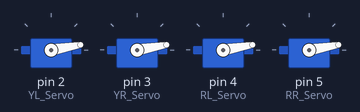
This sketch was run on a simulated Arduino Uno, built with avr-gcc and run on an emulated ATmega328P. Shown: 4 × servo.

Above: at 0.1 s.
At 3.1 s:
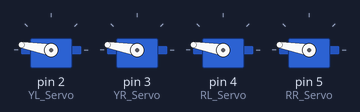
At 6.1 s:
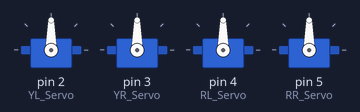
Timing chart, 0 to 7.6 s (numbered marks = the images above):
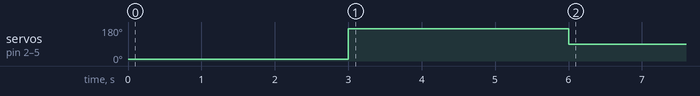

Measured:
- by itself, servo on pin 2 (YL_Servo), servo on pin 3 (YR_Servo), servo on pin 4 (RL_Servo), servo on pin 5 (RR_Servo): 10° → 170° at 3.0 s, → 90° 3.0 s later

The sketch:

Norn_footaligned.ino
```cpp
//-- CC BY Norman
//-- Setup code to detect servo angle movement, and find ZERO position for assembly
//-------------------------------------------------------------------------------------------
#include <Servo.h>

//-- First Step: Configure the Servo Pin
/*
                -----------------------
                |                     |
                |       O      O      |
                |                     |
                |---------------------|
        YR 3 ==>|                     | <== YL 2
                -----------------------
                     [  ]      [  ]
                     [  ]      [  ]
          RR 5 ==>{^^^^^^]    [^^^^^^]  ==> RL 4
                  [[[[[[[]    []]]]]]]

 */

Servo YL_Servo;
Servo YR_Servo;
Servo RL_Servo;
Servo RR_Servo;

int minimum = 10;
int maximum = 170;

void setup() {
  YL_Servo.attach(2);
  YR_Servo.attach(3);
  RL_Servo.attach(4);
  RR_Servo.attach(5);

  YL_Servo.write(minimum);
  YR_Servo.write(minimum);
  RL_Servo.write(minimum);
  RR_Servo.write(minimum);
  delay(3000);

  YL_Servo.write(maximum);
  YR_Servo.write(maximum);
  RL_Servo.write(maximum);
  RR_Servo.write(maximum);
  delay(3000);
}

void loop() {
  // put your main code here, to run repeatedly:
  YL_Servo.write(90);
  YR_Servo.write(90);
  RL_Servo.write(90);
  RR_Servo.write(90);
}
```
